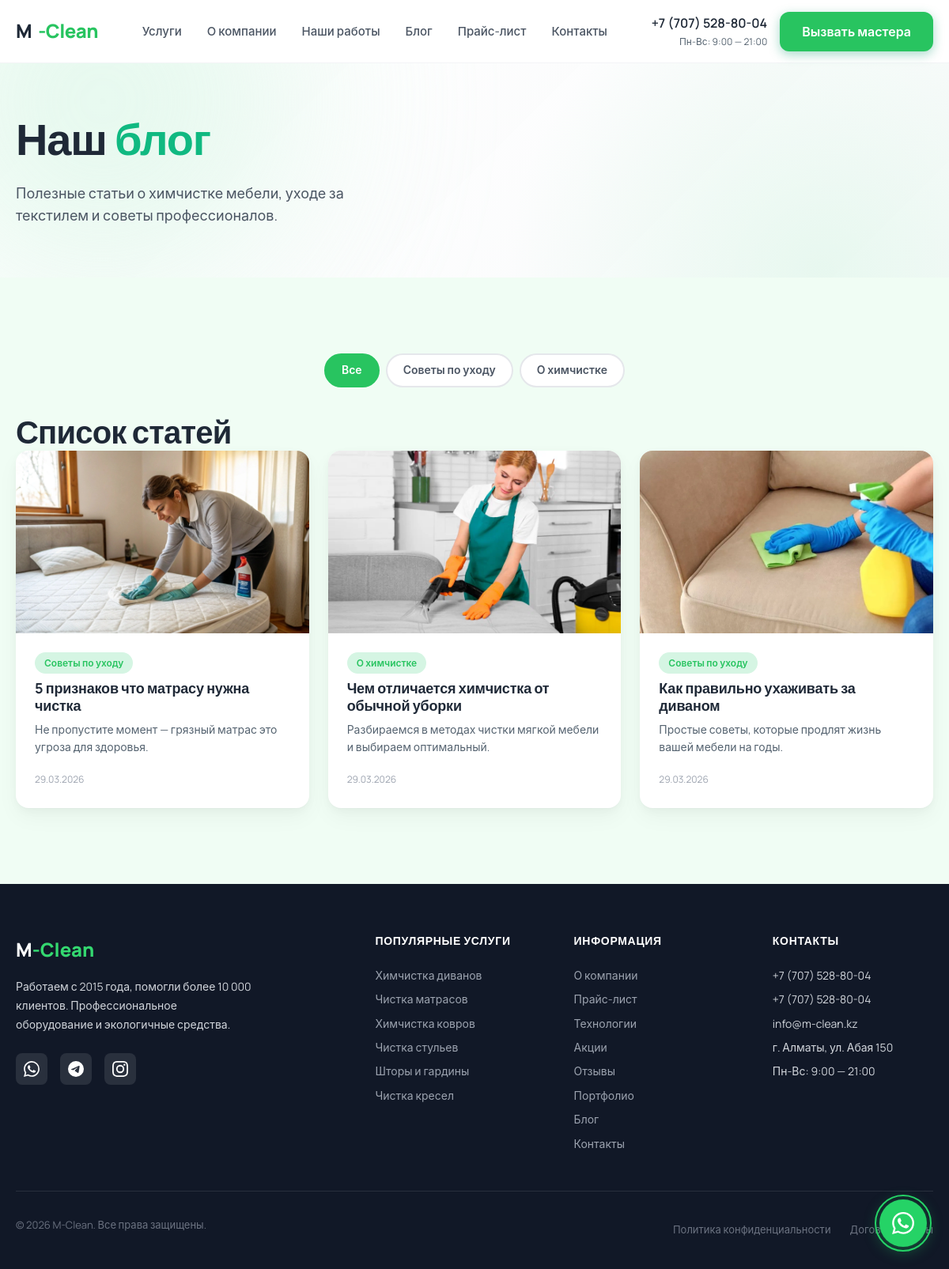
The page /blog/ on the database as committed earlier.
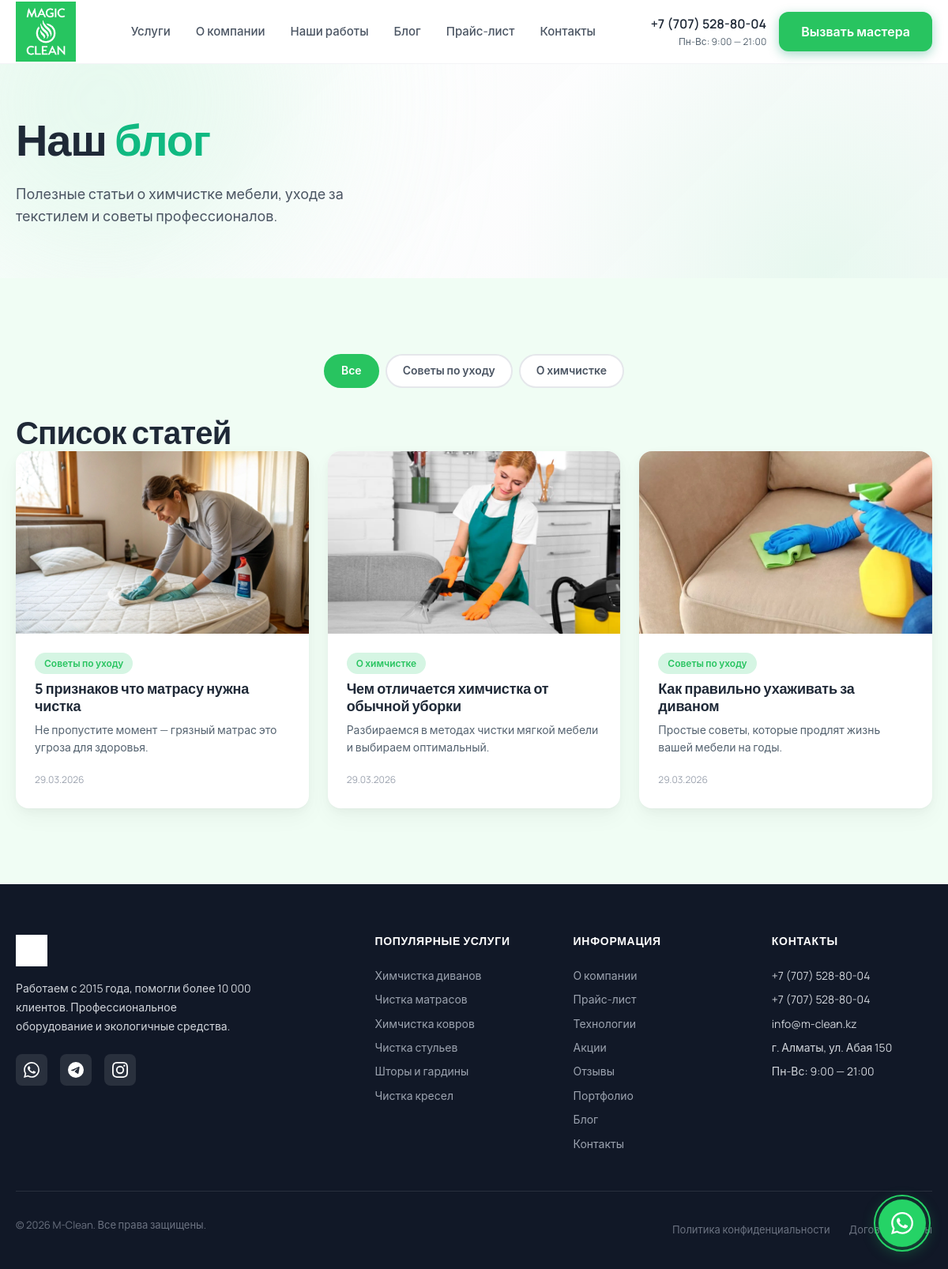
The same page on the database as committed later.
### core/models.py (models this page shows, shortened)
class SiteSettings(models.Model):
    logo = models.ImageField(
        "Логотип",
        upload_to="branding/",
        blank=True,
        help_text="Основной логотип (для хедера)"
    )
    logo_footer = models.ImageField(
        "Логотип для футера",
        upload_to="branding/",
        blank=True,
        help_text="Белый/светлый логотип для тёмного футера"
    )
    favicon = models.ImageField(
        "Favicon",
        upload_to="branding/",
        blank=True,
        help_text="Иконка сайта (PNG, 32x32)"
    )
    hero_image = models.ImageField(
        "Фото Hero (справа)",
        upload_to="branding/",
        blank=True,
        help_text="Главное фото справа на первом экране (рекомендуется 600x500)"
    )
    hero_title = models.TextField(
        "Заголовок Hero (H1)",
        blank=True,
        help_text="HTML-разрешён. Например: Профессиональная<br><span>химчистка мебели</span><br>в Алматы"
    )
    hero_subtitle = models.TextField(
        "Подзаголовок Hero",
        blank=True,
        help_text="Текст под заголовком. Например: Вернём вашей мебели первозданный вид за 2 часа."
    )
    company_name = models.CharField(
        "Название компании",
        max_length=100,
        default="M-Clean"
    )
    tagline = models.CharField(
        "Слоган",
        max_length=255,
        blank=True,
        help_text="Например: Профессиональная химчистка мебели в Алматы"
    )
    about_short = models.TextField(
        "Краткое описание",
        blank=True,
        help_text="2-3 предложения для блока 'О нас' на главной"
    )
    phone = models.CharField("Телефон", max_length=30)
    phone_secondary = models.CharField(
        "Доп. телефон",
        max_length=30,
        blank=True
    )
    email = models.EmailField("Email", blank=True)
    address = models.CharField(
        "Адрес",
        max_length=255,
        blank=True,
        help_text="Город, улица"
    )
    working_hours = models.CharField(
        "Часы работы",
        max_length=100,
        blank=True,
        default="Пн-Вс: 9:00 — 21:00"
    )
    min_order = models.DecimalField(
        "Минимальный заказ (₸)",
        max_digits=10,
        decimal_places=0,
        default=7000,
        help_text="Минимальная сумма заказа для выезда мастера"
    )
    whatsapp_phone = models.CharField("Номер WhatsApp", max_length=20, blank=True, help_text="Только цифры, например 77075288004")
    telegram = models.URLField("Telegram", blank=True)
    instagram = models.URLField("Instagram", blank=True)
    vk = models.URLField("VK", blank=True)
    rating_yandex = models.DecimalField("Рейтинг Яндекс", max_digits=2, decimal_places=1, default=5.0)
    rating_google = models.DecimalField("Рейтинг Google", max_digits=2, decimal_places=1, default=5.0)
    rating_2gis = models.DecimalField("Рейтинг 2ГИС", max_digits=2, decimal_places=1, default=5.0)
    url_reviews_yandex = models.URLField("Ссылка на отзывы Яндекс", blank=True)
    url_reviews_google = models.URLField("Ссылка на отзывы Google", blank=True)
    url_reviews_2gis = models.URLField("Ссылка на отзывы 2ГИС", blank=True)
    telegram_bot_token = models.CharField("Telegram Bot Token", max_length=100, blank=True)
    telegram_chat_id = models.CharField("Telegram Chat ID", max_length=50, blank=True)
    seo_title = models.CharField(
        "SEO Title Главной",
        max_length=255,
        blank=True,
        help_text="Например: Химчистка мебели в Алматы | M-Clean"
    )
    seo_description = models.TextField(
        "SEO Description",
        blank=True,
        help_text="Описание для поисковой выдачи (до 160 символов)"
    )
    watermark = models.ImageField(
        "Водяной знак",
        upload_to="settings/",
        blank=True,
        null=True,
        help_text="PNG с прозрачностью для наложения на фото портфолио"
    )
    video = EmbedVideoField(
        verbose_name="Видео (YouTube)",
        blank=True,
        null=True,
        help_text="Вставьте полную ссылку на YouTube видео"
    )
    class Meta:
        verbose_name = "Настройки сайта"
        verbose_name_plural = "Настройки сайта"

### blog/views.py (the view)
# urls.py: path('blog/', views.blog_list, name='blog_list'),
def blog_list(request):
    settings = SiteSettings.objects.first()
    category_slug = request.GET.get('category')
    categories = BlogCategory.objects.all()
    posts = Post.objects.filter(is_published=True)
    if category_slug:
        posts = posts.filter(category__slug=category_slug)
    context = {
        'settings': settings,
        'categories': categories,
        'posts': posts,
        'active_category': category_slug,
    }
    return render(request, 'blog/blog_list.html', context)

### core/context_processors.py (called while the page is built)
def site_context(request):
    facts = CompanyFact.objects.filter(is_active=True)
    clients_count = None
    experience_count = None
    for fact in facts:
        if fact.icon == 'users':
            clients_count = f"{fact.value:,}{fact.suffix}".replace(',', ' ')
        elif fact.icon == 'calendar':
            experience_count = f"{fact.value}{fact.suffix}"
    return {
        'settings': SiteSettings.objects.first(),
        'service_categories': Category.objects.filter(is_active=True),
        'nav_partners': Partner.objects.filter(is_active=True)[:5],
        'company_facts': facts,
        'clients_count': clients_count or '10 000+',
        'experience_count': experience_count or '8+',
    }

### templates/blog/blog_list.html (shortened to what this page needs)
{% extends 'base.html' %}
{% load static %}
{% block content %}
<section class="hero" style="min-height: auto; padding: var(--space-3xl) 0;">
    <div class="container">
        <div class="hero__content">
            <h1 class="hero__title">
                Наш <span class="hero__title-accent">блог</span>
            </h1>
            <p class="hero__description">
                Полезные статьи о химчистке мебели, уходе за текстилем и советы профессионалов.
            </p>
        </div>
    </div>
</section>
<section class="section section--green">
    <div class="container">
        {% if categories %}
        <div class="blog-filters">
            <a href="{% url 'blog:blog_list' %}" class="blog-filter {% if not active_category %}active{% endif %}">Все</a>
            {% for cat in categories %}
            <a href="{% url 'blog:blog_list' %}?category={{ cat.slug }}" class="blog-filter {% if active_category == cat.slug %}active{% endif %}">{{ cat.name }}</a>
            {% endfor %}
        </div>
        {% endif %}
        <h2 class="sr-only">Список статей</h2>
        <div class="blog-grid">
            {% for post in posts %}
            <a href="{% url 'blog:post_detail' post.slug %}" class="blog-card fade-in">
                {% if post.image %}
                <div class="blog-card__image">
                    <img src="{{ post.image.url }}" alt="{{ post.title }}" width="800" height="450" loading="lazy">
                </div>
                {% endif %}
                <div class="blog-card__body">
                    {% if post.category %}
                    <span class="blog-card__category">{{ post.category.name }}</span>
                    {% endif %}
                    <h3 class="blog-card__title">{{ post.title }}</h3>
                    <p class="blog-card__excerpt">{{ post.excerpt }}</p>
                    <span class="blog-card__date">{{ post.published_at|date:"d.m.Y" }}</span>
                </div>
            </a>
            {% empty %}
            <div class="blog-empty">
                <p>Статьи скоро появятся</p>
            </div>
            {% endfor %}
        </div>
    </div>
</section>
{% endblock %}

### templates/base.html (shortened to what the changed rows need)
{% load static %}
<!DOCTYPE html>
<html lang="ru">
<head>
    <link rel="stylesheet" href="https://cdn.jsdelivr.net/npm/swiper@11/swiper-bundle.min.css"/>
    <link rel="preload" href="{% static 'css/style.css' %}" as="style" onload="this.rel='stylesheet'">
</head>
<body class="{% block body_class %}{% endblock %}" data-whatsapp-phone="{{ settings.whatsapp_phone|default:'77075288004' }}">
    <header class="header">
        <div class="container">
            <div class="header__inner">
                <a href="/" class="header__logo">
                    {% if settings.logo %}
                    <img src="{{ settings.logo.url }}" alt="M-Clean" class="header__logo-img" style="height: var(--header-height);">
                    {% else %}
                    M<span class="header__logo-accent">-Clean</span>
                    {% endif %}
                </a>
                <nav class="header__nav">
                    <div class="mega-menu-wrapper">
                    </div>
                    <div class="mega-menu-wrapper">
                    </div>
                    <a href="{% url 'core:portfolio' %}" class="header__nav-link">Наши работы</a>
                    <a href="{% url 'blog:blog_list' %}" class="header__nav-link">Блог</a>
                    <a href="{% url 'core:prices' %}" class="header__nav-link">Прайс-лист</a>
                    <a href="{% url 'core:contacts' %}" class="header__nav-link">Контакты</a>
                </nav>
                <div class="header__actions">
                    {% if settings.phone %}
                    <div class="header__phone">
                        <a href="tel:{{ settings.phone }}" class="header__phone-number">{{ settings.phone }}</a>
                        <span class="header__phone-label">{{ settings.working_hours|default:'Пн-Вс: 9:00 — 21:00' }}</span>
                    </div>
                    {% endif %}
                    <button class="btn btn--primary" data-modal="modal-lead">Вызвать мастера</button>
                </div>
            </div>
        </div>
    </header>
    <main>
        {% block content %}{% endblock %}
    </main>
    <footer class="footer" id="contacts">
        <div class="container">
            <div class="footer__grid">
                <div class="footer__brand">
                    <div class="footer__logo">
                        {% if settings.logo_footer %}
                        <img src="{{ settings.logo_footer.url }}" alt="M-Clean" class="footer__logo-img" height="40">
                        {% elif settings.logo %}
                        <img src="{{ settings.logo.url }}" alt="M-Clean" class="footer__logo-img" height="40">
                        {% else %}
                        M<span class="footer__logo-accent">-Clean</span>
                        {% endif %}
                    </div>
                    <p class="footer__about">
                        {{ settings.about_short|default:'Профессиональная химчистка мебели в Алматы. Мы возвращаем вашей мебели первозданный вид с 2015 года.' }}
                    </p>
                    <div class="footer__socials">
                        {% if settings.whatsapp_phone %}
                        <a href="https://wa.me/{{ settings.whatsapp_phone }}" class="footer__social" aria-label="WhatsApp" target="_blank" rel="noopener">
                        </a>
                        {% endif %}
                        {% if settings.telegram %}
                        <a href="{{ settings.telegram }}" class="footer__social" aria-label="Telegram">
                        </a>
                        {% endif %}
                        {% if settings.instagram %}
                        <a href="{{ settings.instagram }}" class="footer__social" aria-label="Instagram">
                        </a>
                        {% endif %}
                    </div>
                </div>
                <div class="footer__column">
                    <h4 class="footer__column-title">Контакты</h4>
                    {% if settings.phone %}
                    <div class="footer__contact">
                        <a href="tel:{{ settings.phone }}">{{ settings.phone }}</a>
                    </div>
                    {% endif %}
                    {% if settings.phone_secondary %}
                    <div class="footer__contact">
                        <a href="tel:{{ settings.phone_secondary }}">{{ settings.phone_secondary }}</a>
                    </div>
                    {% endif %}
                    {% if settings.email %}
                    <div class="footer__contact">
                        <a href="mailto:{{ settings.email }}">{{ settings.email }}</a>
                    </div>
                    {% endif %}
                    {% if settings.address %}
                    <div class="footer__contact">
                        {{ settings.address }}
                    </div>
                    {% endif %}
                    {% if settings.working_hours %}
                    <div class="footer__contact">
                        {{ settings.working_hours }}
                    </div>
                    {% endif %}
                </div>
            </div>
        </div>
    </footer>
</body>
</html>

Rows that differ between the two databases and show on the page:
changed SiteSettings "info@m-clean.kz": logo: picture added; logo empty → "branding/Лого_2.png" (drawn)
Other text that changed with them:
text no longer shown: "M -Clean M -Clean"
